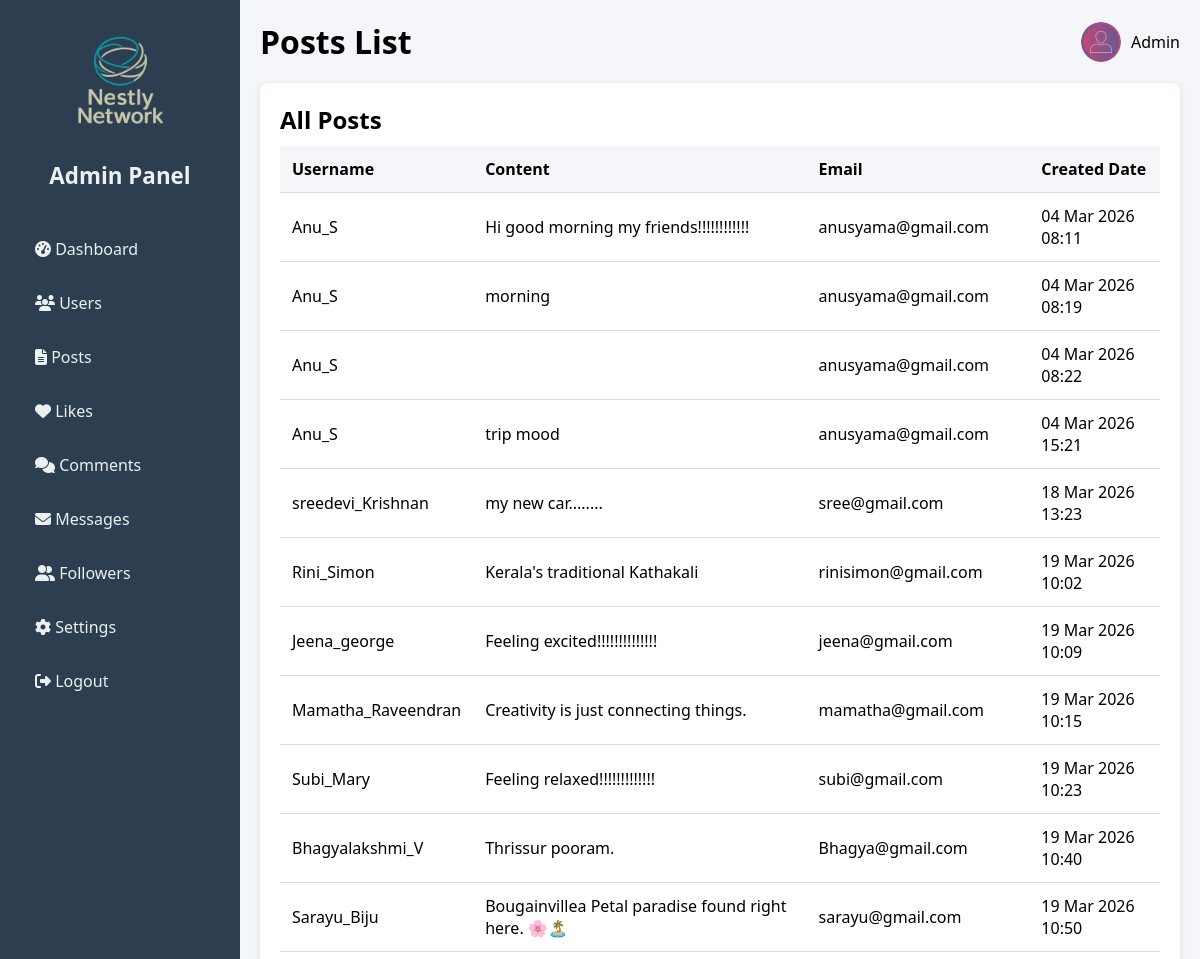
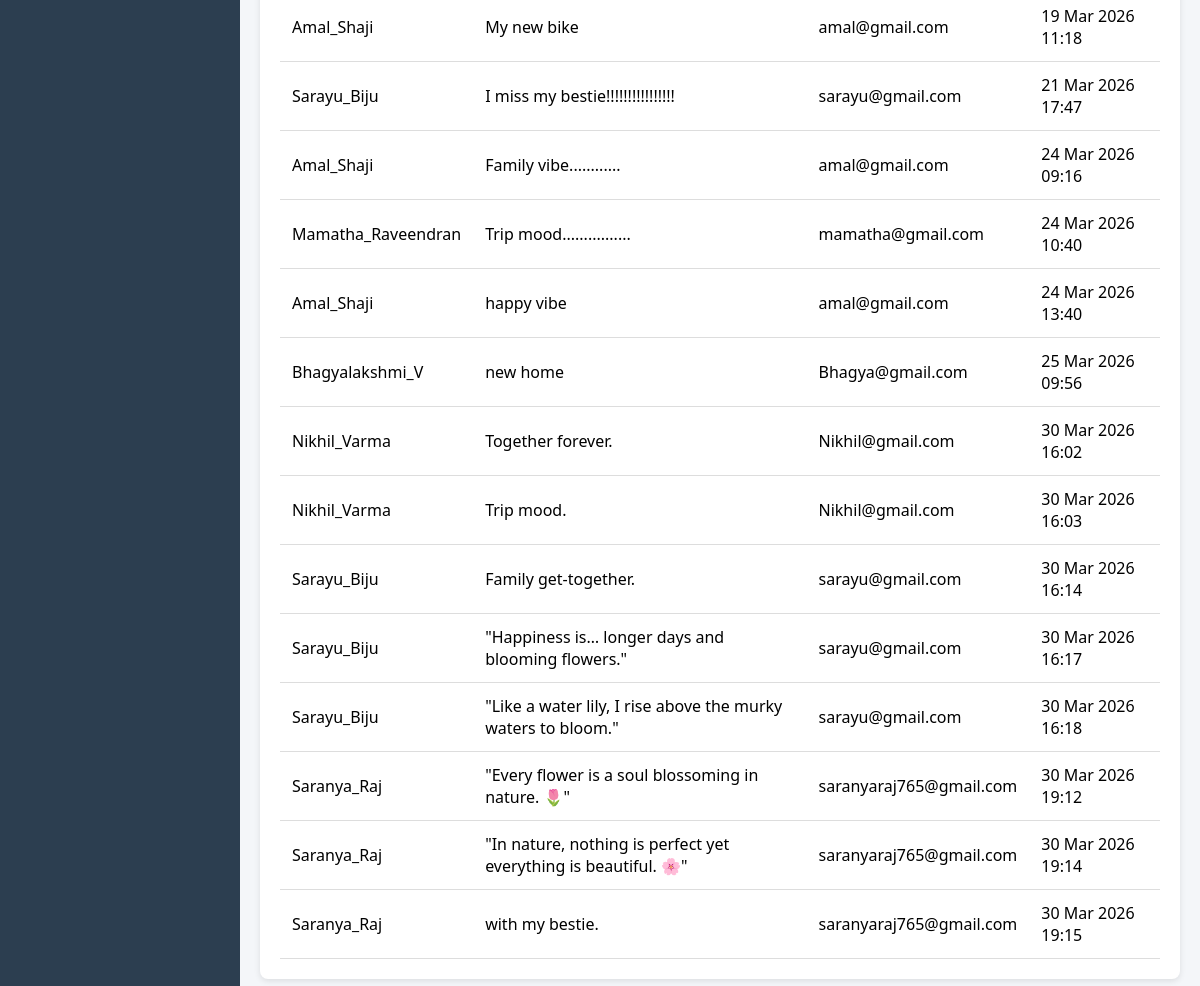
/posts/, run on the app's committed database (2 pictures, top to bottom).
### core/models.py (models this page shows, shortened)
class Post(models.Model):
    author = models.ForeignKey(User, on_delete=models.CASCADE)
    content = models.TextField(blank=True)
    image = models.ImageField(upload_to='posts/', blank=True, null=True)
    video = models.FileField(upload_to='posts/', blank=True, null=True)
    created_at = models.DateTimeField(auto_now_add=True)

### core/views.py (the view)
# urls.py: path("posts/", views.posts_list, name="posts_list"),
def posts_list(request):
    posts = Post.objects.select_related('author').all()
    return render(request, "core/posts_list.html", {"posts": posts})

### Social_media/core/templates/core/posts_list.html (shortened to what this page needs)
{% load static %}
<!DOCTYPE html>
<html lang="en">
<head>
  <link rel="stylesheet" href="{% static 'core/css/admin.css' %}">
  <link rel="stylesheet" href="https://cdnjs.cloudflare.com/ajax/libs/font-awesome/6.5.0/css/all.min.css">
</head>
<body>
  <div class="sidebar">
    <img src="{% static 'core/images/logo.png' %}" alt="Logo" class="brand-logo">
    <h2>Admin Panel</h2>
    <ul>
      <li><a href="{% url 'admin_dashboard' %}"><i class="fas fa-tachometer-alt"></i> Dashboard</a></li>
      <li><a href="{% url 'users_list' %}"><i class="fas fa-users"></i> Users</a></li>
      <li><a href="{% url 'posts_list' %}" class="active"><i class="fas fa-file-alt"></i> Posts</a></li>
      <li><a href="{% url 'likes_list' %}"><i class="fas fa-heart"></i> Likes</a></li>
      <li><a href="{% url 'comments_list' %}"><i class="fas fa-comments"></i> Comments</a></li>
      <li><a href="{% url 'messages_list' %}"><i class="fas fa-envelope"></i> Messages</a></li>
      <li><a href="{% url 'followers_list' %}"><i class="fas fa-user-friends"></i> Followers</a></li>
      <li><a href="{% url 'admin_settings' %}"><i class="fas fa-cog"></i> Settings</a></li>
      <li><a href="#" class="logout" onclick="confirmLogout()"><i class="fas fa-sign-out-alt"></i> Logout</a></li>
    </ul>
  </div>
  <div class="main-content">
    <header>
      <h1>Posts List</h1>
      <div class="profile">
        <img src="{% static 'core/images/admin.jpg' %}" alt="Admin img">
        <span>Admin</span>
      </div>
    </header>
    <section class="table-section">
      <h2>All Posts</h2>
      <table>
        <thead>
          <tr>
            <th>Username</th>
            <th>Content</th>
            <th>Email</th>
            <th>Created Date</th>
          </tr>
        </thead>
        <tbody>
          {% for post in posts %}
          <tr>
            <td>{{ post.author}}</td>
            <td>{{ post.content|truncatechars:80 }}</td>
            <td>{{ post.author.email }}</td>
            <td>{{ post.created_at|date:"d M Y H:i" }}</td>
          </tr>
          {% empty %}
          <tr><td colspan="3">No posts found.</td></tr>
          {% endfor %}
        </tbody>
      </table>
    </section>
  </div>
</body>
</html>

### core/static/core/css/admin.css (style rules this page uses)
* { margin: 0; padding: 0; box-sizing: border-box; font-family: "Segoe UI", sans-serif; }
body { display: flex; min-height: 100vh; background: #f4f6f9; }
.sidebar { width: 240px; background: #2c3e50; color: #fff; padding: 20px; min-height: 100vh; display: flex; flex-direction: column; align-items: center; }
.sidebar .brand-logo { width: 120px; height: auto; margin-bottom: 20px; }
.sidebar h2 { font-size: 1.4rem; margin-bottom: 25px; text-align: center; color: #ecf0f1; }
.sidebar ul { list-style: none; width: 100%; padding: 0; }
.sidebar ul li { margin: 12px 0; }
.sidebar ul li a { display: block; padding: 10px 15px; color: #ecf0f1; text-decoration: none; border-radius: 6px; transition: background 0.3s, color 0.3s; }
.main-content { flex: 1; padding: 20px; }
header { display: flex; justify-content: space-between; align-items: center; margin-bottom: 20px; }
header .profile { display: flex; align-items: center; }
header .profile img { width: 40px; height: 40px; border-radius: 50%; margin-right: 10px; }
.table-section { background: #fff; padding: 20px; border-radius: 8px; box-shadow: 0 2px 6px rgba(0,0,0,0.1); }
table { width: 100%; border-collapse: collapse; margin-top: 10px; }
table th, table td { padding: 12px; border-bottom: 1px solid #ddd; text-align: left; }
table th { background: #f4f6f9; }

### data on the page
Post: author "Anu_S", content "Hi good morning my friends!!!!!!!!!!!!", author.email "anusyama@gmail.com", created_at "04 Mar 2026 08:11"
Post: author "Anu_S", content "morning", author.email "anusyama@gmail.com", created_at "04 Mar 2026 08:19"
Post: author "Anu_S", author.email "anusyama@gmail.com", created_at "04 Mar 2026 08:22"
Post: author "Anu_S", content "trip mood", author.email "anusyama@gmail.com", created_at "04 Mar 2026 15:21"
Post: author "sreedevi_Krishnan", content "my new car........", author.email "sree@gmail.com", created_at "18 Mar 2026 13:23"
Post: author "Rini_Simon", content "Kerala's traditional Kathakali", author.email "rinisimon@gmail.com", created_at "19 Mar 2026 10:02"
Post: author "Jeena_george", content "Feeling excited!!!!!!!!!!!!!!", author.email "jeena@gmail.com", created_at "19 Mar 2026 10:09"
Post: author "Mamatha_Raveendran", content "Creativity is just connecting things.", author.email "mamatha@gmail.com", created_at "19 Mar 2026 10:15"
Post: author "Subi_Mary", content "Feeling relaxed!!!!!!!!!!!!!", author.email "subi@gmail.com", created_at "19 Mar 2026 10:23"
Post: author "Bhagyalakshmi_V", content "Thrissur pooram.", author.email "Bhagya@gmail.com", created_at "19 Mar 2026 10:40"
Post: author "Sarayu_Biju", content "Bougainvillea Petal paradise found right here. 🌸🏝️", author.email "sarayu@gmail.com", created_at "19 Mar 2026 10:50"
Post: author "Amal_Shaji", content "My new bike", author.email "amal@gmail.com", created_at "19 Mar 2026 11:18"
Post: author "Sarayu_Biju", content "I miss my bestie!!!!!!!!!!!!!!!!", author.email "sarayu@gmail.com", created_at "21 Mar 2026 17:47"
Post: author "Amal_Shaji", content "Family vibe............", author.email "amal@gmail.com", created_at "24 Mar 2026 09:16"
Post: author "Mamatha_Raveendran", content "Trip mood................", author.email "mamatha@gmail.com", created_at "24 Mar 2026 10:40"
Post: author "Amal_Shaji", content "happy vibe", author.email "amal@gmail.com", created_at "24 Mar 2026 13:40"
Post: author "Bhagyalakshmi_V", content "new home", author.email "Bhagya@gmail.com", created_at "25 Mar 2026 09:56"
Post: author "Nikhil_Varma", content "Together forever.", author.email "Nikhil@gmail.com", created_at "30 Mar 2026 16:02"
Post: author "Nikhil_Varma", content "Trip mood.", author.email "Nikhil@gmail.com", created_at "30 Mar 2026 16:03"
Post: author "Sarayu_Biju", content "Family get-together.", author.email "sarayu@gmail.com", created_at "30 Mar 2026 16:14"
Post: author "Sarayu_Biju", content "\"Happiness is… longer days and blooming flowers.\"", author.email "sarayu@gmail.com", created_at "30 Mar 2026 16:17"
Post: author "Sarayu_Biju", content "\"Like a water lily, I rise above the murky waters to bloom.\"", author.email "sarayu@gmail.com", created_at "30 Mar 2026 16:18"
Post: author "Saranya_Raj", content "\"Every flower is a soul blossoming in nature. 🌷\"", author.email "saranyaraj765@gmail.com", created_at "30 Mar 2026 19:12"
Post: author "Saranya_Raj", content "\"In nature, nothing is perfect yet everything is beautiful. 🌸\"", author.email "saranyaraj765@gmail.com", created_at "30 Mar 2026 19:14"
Post: author "Saranya_Raj", content "with my bestie.", author.email "saranyaraj765@gmail.com", created_at "30 Mar 2026 19:15"
